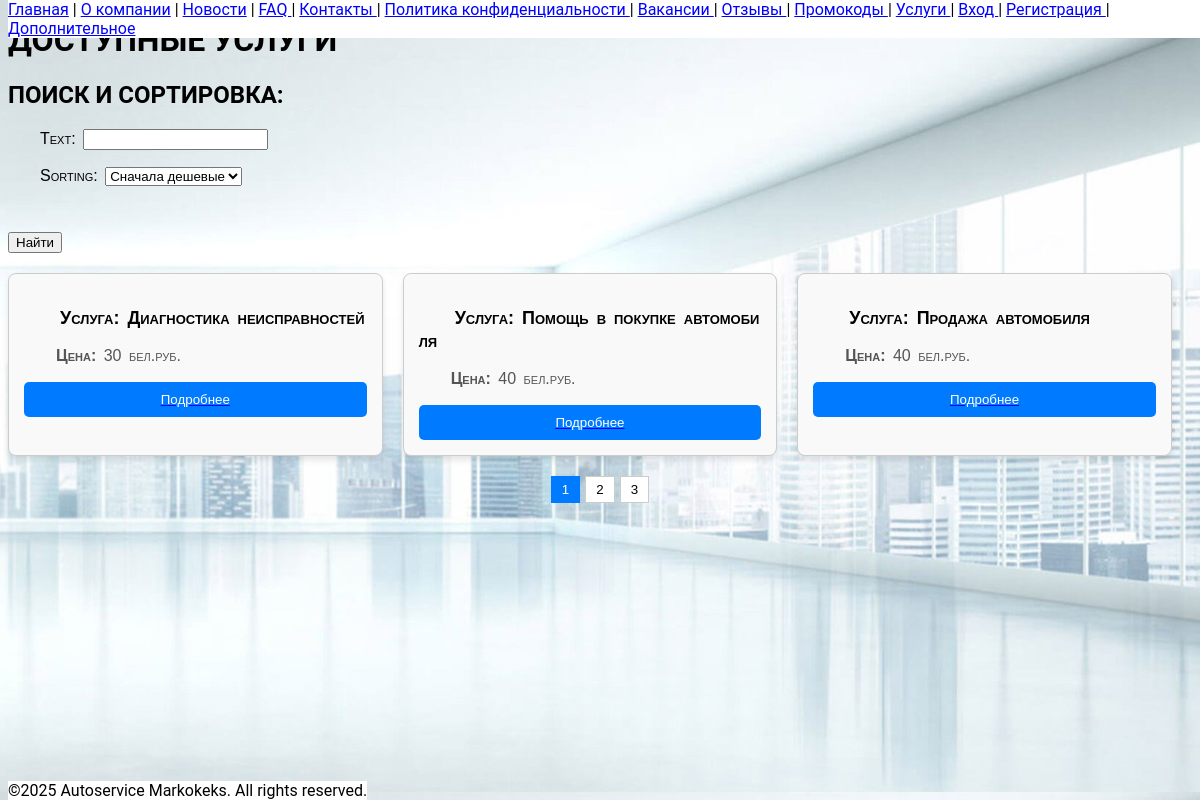
Page /services/ on the committed database.
### services/models.py (models this page shows)
class Service(models.Model):
    name = models.CharField(max_length=200)
    description = models.TextField()
    cost = models.IntegerField()

### services/views.py (the view)
# urls.py: path('services/', services_view, name="services"),
def services_view(request):
    services = Service.objects.all()
    if "text" in request.GET:
        services = filter(lambda x: re.search(request.GET["text"], x.name), services)
    search_form = SearchForm()
    services = list(services)
    if "sorting" in request.GET and request.GET["sorting"] == "2":
        services.sort(key=lambda x: x.cost, reverse=True)
    else:
        services.sort(key=lambda x: x.cost)
    return render(request, 'services.html', {'services': services,
                                             "search_form": search_form})

### services/forms.py
class SearchForm(forms.Form):
    text = forms.CharField(max_length=100, required=False)
    sorting = forms.ChoiceField(choices=((1, "Сначала дешевые"), (2, "Сначала дорогие")))

### services/templates/services.html (shortened to what this page needs)
<!DOCTYPE html>
{% extends "base.html" %}
{% block header %}Доступные услуги{% endblock header %}
{% block style %}
    {% load static %}
{% endblock %}
{% block content %}
<h2>Поиск и сортировка:</h2>
<form>
    {{ search_form.as_p }}
    <br>
    <button class="form-control" type="submit">Найти</button>
</form>
<div class="services-grid">
    {% for service in services %}
        <div itemscope itemtype="https://schema.org/Product" class="service-item">
            <p itemprop="name"> <b>Услуга:</b> {{ service.name }}</p>
            <p itemprop="price"> <b>Цена:</b> {{ service.cost }} бел.руб.</p>
            <a href="/service/{{ service.id }}">
                <button>Подробнее</button>
            </a>
        </div>
    {% endfor %}
</div>
<div class="pagination"></div>
{% endblock %}

### static/css/base.css (style rules this page uses)
body { font-family: 'Roboto', Arial, sans-serif; background-image: url("/static/crash.png"); background-size: 100%; background-position: top, center; background-repeat: repeat-y; overflow-x: hidden; }
h2 { font-variant: small-caps; }
a { color: blue; }
p { font-family: 'Arial', sans-serif; text-indent: 2em; line-height: 1.3; font-variant: small-caps; word-spacing: 3px; letter-spacing: 0px; overflow-wrap: break-word; word-break: break-all; text-align: left; }
h1, h2, h3 { text-transform: uppercase; }
@media (min-width: 1025px) { body { background-color: #66cc66; } }
@media (min-height: 800px) { body { font-size: 18px; } }
@media (min-height: 600px) and (max-height: 800px) { body { font-size: 16px; } }
button { cursor: pointer; }

### static/css/services.css (style rules this page uses)
form { margin-bottom: 20px; }
form .form-control { display: block; margin: 10px 0; }
.services-grid div { border: 1px solid #ccc; border-radius: 8px; padding: 15px; background-color: #f9f9f9; box-shadow: 0 4px 6px rgba(0, 0, 0, 0.1); transition: transform 0.2s; }
.services-grid p[itemprop="name"] { font-size: 18px; font-weight: bold; margin-bottom: 10px; }
.services-grid p[itemprop="price"] { font-size: 16px; color: #555; margin-bottom: 15px; }
.services-grid a button { display: block; width: 100%; padding: 10px; background-color: #007BFF; color: white; border: none; border-radius: 5px; cursor: pointer; text-align: center; }
.services-grid { display: flex; flex-wrap: wrap; gap: 20px; }
.service-item { display: none; border: 1px solid #ccc; padding: 15px; width: calc(33.33% - 20px); box-sizing: border-box; }
.pagination { display: flex; justify-content: center; margin-top: 20px; gap: 5px; }

### rows in the picture
Service: name "Диагностика неисправностей", cost "30"
Service: name "Помощь в покупке автомобиля", cost "40"
Service: name "Продажа автомобиля", cost "40"
